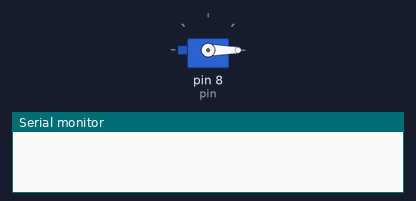
A sketch run on a simulated Arduino Uno, built with avr-gcc and run on an emulated ATmega328P. On the bench: servo, the last lines printed to the serial monitor.

Above: at 0.05 s.
At 4.25 s:
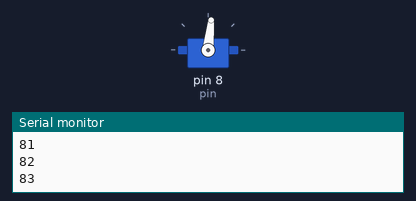
At 8.55 s:
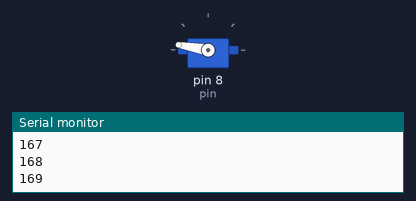
At 17.05 s:
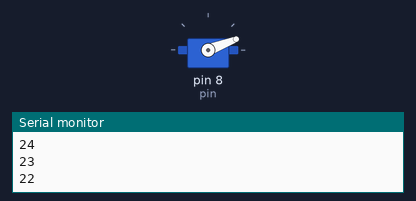
Timing chart, 0 to 23.5 s (numbered marks = the images above):
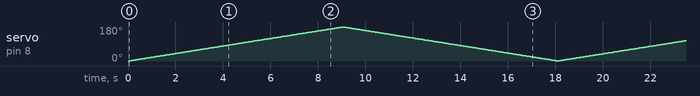

The sketch:

Servo01.ino
```cpp
#include <Servo.h>

#define pin 8

Servo servo;

void setup() {
  // put your setup code here, to run once:

  Serial.begin(9600);

  //le dice a que pin esta conectado
  servo.attach(pin);
  // lo desconecta del pin
  //servo.detach(pin);
}

void loop() {
  // put your main code here, to run repeatedly:

  //para moverlo de 0 a 180
  for (int grados=0;grados<180;grados++) {
  //solo se mueve los grados indicados en "grado"
    servo.write(grados);
    delay(50);
    Serial.println(grados);
  }

  for (int grados=180;grados>0;grados--) {
    servo.write(grados);
    delay(50);
    Serial.println(grados);
  }

}
```
